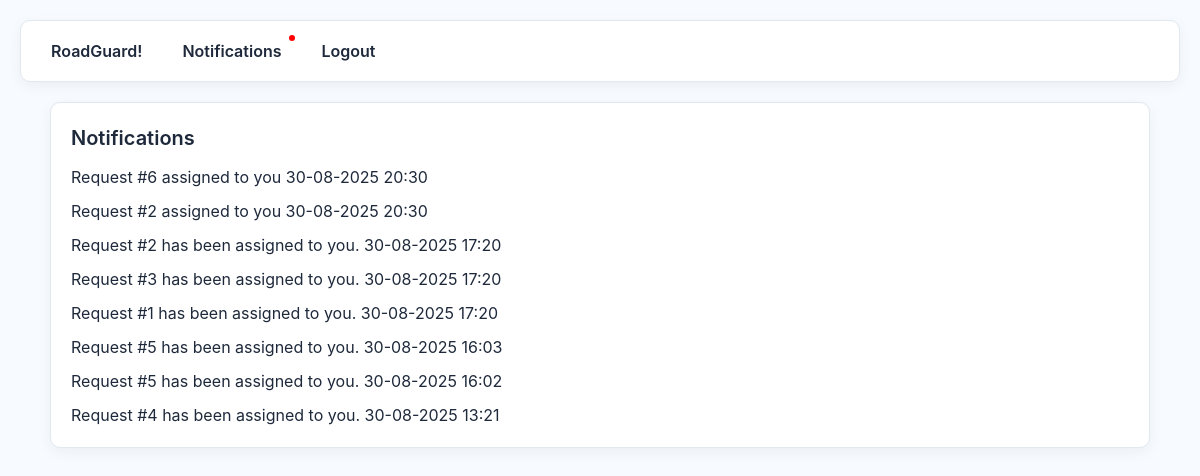
The page /notifications (signed in) on the database its author committed.
### app.py (models this page shows)
class Notification(db.Model):
    id = db.Column(db.Integer, primary_key=True)
    role = db.Column(db.String(20))
    user_id = db.Column(db.Integer, db.ForeignKey('user.id'), nullable=True)
    message = db.Column(db.Text)
    created_at = db.Column(db.DateTime, default=datetime.utcnow)
    user = db.relationship("User", backref="notifications")

### app.py (the view)
@app.route('/notifications')
@login_required
def notifications():
    notes = Notification.query.filter_by(user_id=current_user.id).order_by(Notification.created_at.desc()).all()
    return render_template('notifications.html', notifications=notes)

### app.py (called while the page is built)
@login_manager.user_loader
def load_user(user_id):
    return User.query.get(int(user_id))

### templates/notifications.html (shortened to what this page needs)
{% extends 'layout.html' %}
{% block content %}
<div class="card fade-in">
  <h2>Notifications</h2>
  {% if notifications %}
    <ul class="simple">
      {% for note in notifications %}
        <li>{{ note.message }}
          <span class="small-muted">{{ note.created_at.strftime('%d-%m-%Y %H:%M') }}</span>
        </li>
      {% endfor %}
    </ul>
  {% else %}
    <div class="empty">No notifications yet.</div>
  {% endif %}
</div>
{% endblock %}

### static/style.css (style rules this page uses)
:root { --bg: #f7faff; --card: #ffffff; --border: #e2e8f0; --text: #1e293b; --muted: #64748b; --blue: #1d70f7; --blue-hover: #155fd1; --radius: 10px; --shadow: 0 4px 14px rgba(0,0,0,0.05); --max-width: 1100px; font-size: 16px; }
* { box-sizing: border-box; margin: 0; padding: 0; }
body { font-family: 'Inter', sans-serif; background: var(--bg); color: var(--text); line-height: 1.5; padding: 20px; }
.card { background: var(--card); border: 1px solid var(--border); border-radius: var(--radius); padding: 20px; box-shadow: var(--shadow); margin-bottom: 20px; }
h1,h2,h3 { margin-bottom: 12px; font-weight: 600; }
h2 { font-size: 1.25rem; color: var(--text); }
ul.simple { list-style: none; display: flex; flex-direction: column; gap: 10px; }

### rows shown on the page
Notification: message "Request #6 assigned to you", created_at "30-08-2025 20:30"
Notification: message "Request #2 assigned to you", created_at "30-08-2025 20:30"
Notification: message "Request #2 has been assigned to you.", created_at "30-08-2025 17:20"
Notification: message "Request #3 has been assigned to you.", created_at "30-08-2025 17:20"
Notification: message "Request #1 has been assigned to you.", created_at "30-08-2025 17:20"
Notification: message "Request #5 has been assigned to you.", created_at "30-08-2025 16:03"
Notification: message "Request #5 has been assigned to you.", created_at "30-08-2025 16:02"
Notification: message "Request #4 has been assigned to you.", created_at "30-08-2025 13:21"
